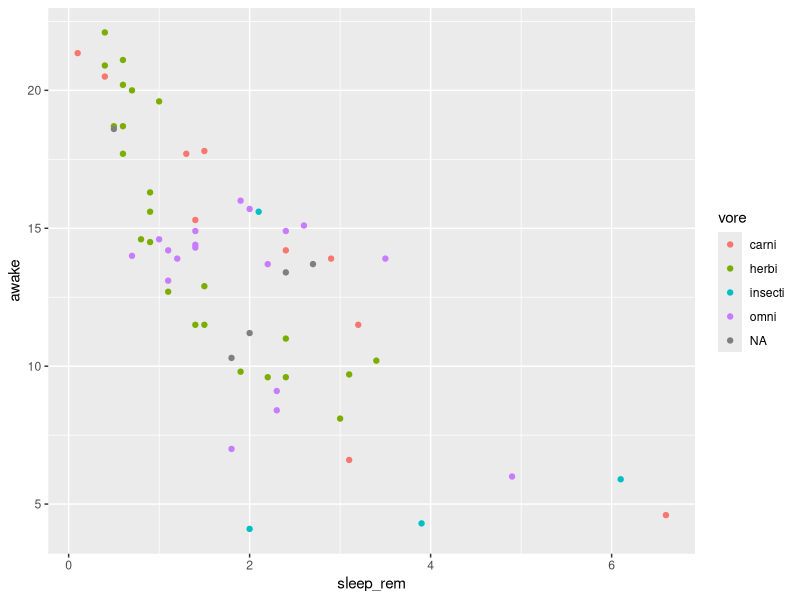
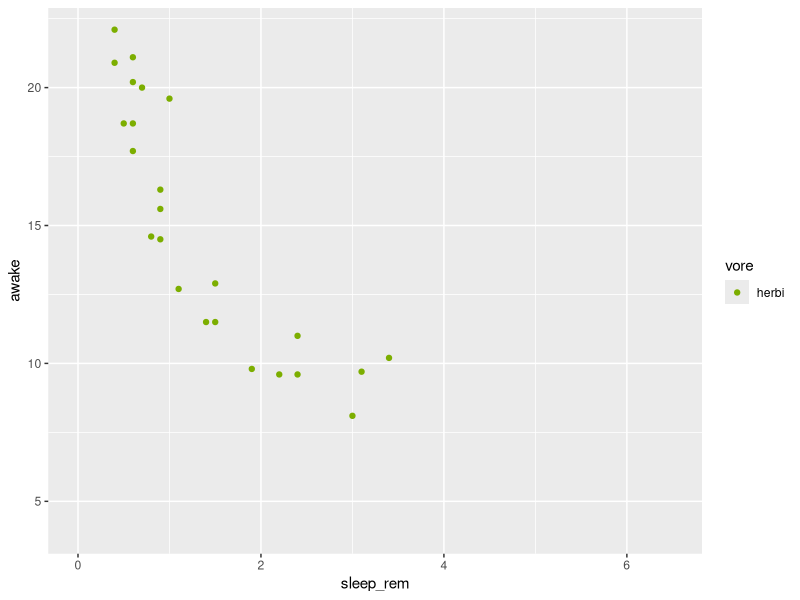
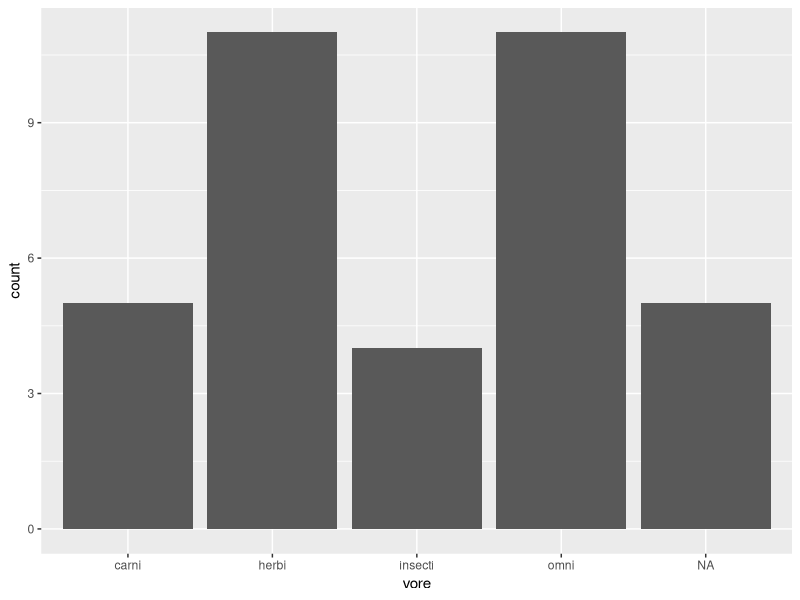
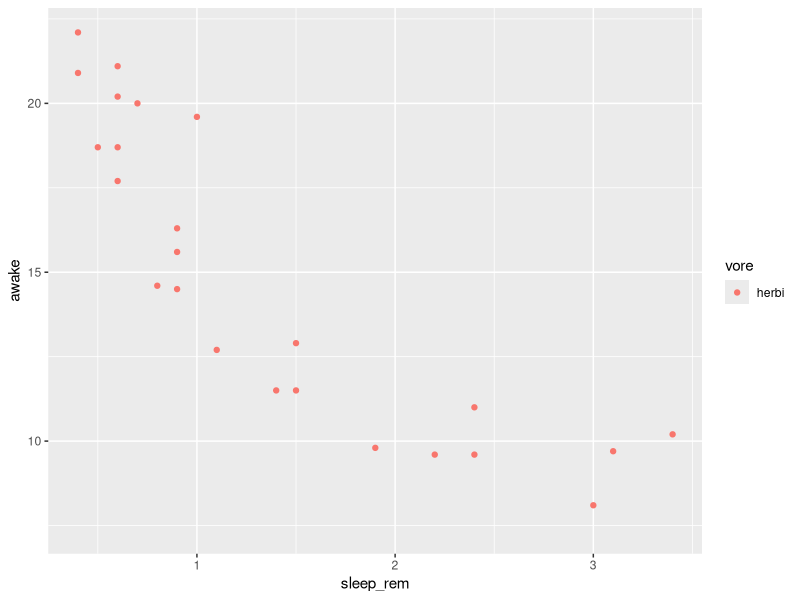
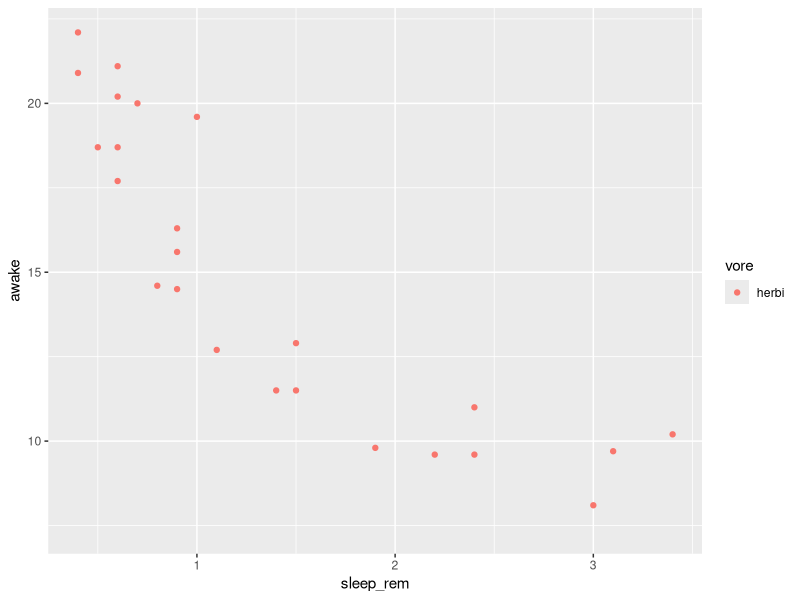
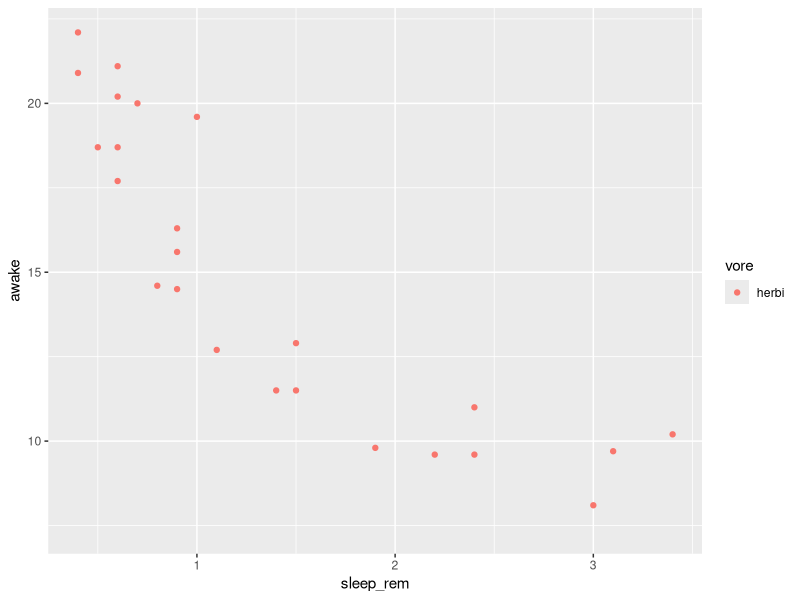

Write the R code that produced these figures, in order.
## ---- chunk 1
# Load packages
library(dplyr)
library(ggplot2)
## ---- chunk 2
# Only keep herbivores
filter(msleep, vore == "herbi")
# note that it's a double = sign!
## ---- chunk 3
msleep
## ---- chunk 4
msleep_herbi <- filter(msleep, vore == "herbi")
## ---- chunk 5
# Plotting all mammals
ggplot(msleep,
       aes(sleep_rem, awake, colour = vore)) + geom_point()

# Plotting only herbivores
ggplot(filter(msleep, vore == "herbi"),
       aes(sleep_rem, awake, colour = vore)) + geom_point() +
  # The line below will make the two graphs more comparable
  scale_colour_manual(values = "#7CAE00") + coord_cartesian(xlim = c(0, 6.5), ylim = c(4, 22)) 
## ---- chunk 6
filter(msleep, !is.na(sleep_cycle))
## ---- chunk 7
filter(msleep, vore == "herbi" & sleep_total > 15)
## ---- chunk 8
filter(msleep, conservation == "domesticated" & bodywt > 50)
## ---- chunk 9
ggplot(filter(msleep, brainwt < 50/1000), aes(vore)) + geom_bar()
## ---- chunk 10
select(msleep, name, order)
## ---- chunk 11
select(msleep, name, brainwt, bodywt)
## ---- chunk 12
msleep |> select(name, starts_with("sleep"))
## ---- chunk 13
# Code with the pipe
msleep |> filter(order == "Primates")

# Code without the pipe
filter(msleep, order == "Primates")
## ---- chunk 14
# Option 1: nested functions
ggplot(filter(msleep, vore == "herbi"), aes(sleep_rem, awake, colour = vore)) +
  geom_point()

# Option 2: intermediate assignment
msleep_herbi <- filter(msleep, vore == "herbi")
ggplot(msleep_herbi, aes(sleep_rem, awake, colour = vore)) +
  geom_point()

# Option 3: piping
msleep |> 
  filter(vore == "herbi") |> 
  ggplot(aes(sleep_rem, awake, colour = vore)) +
  geom_point()
## ---- chunk 15
# Code without a pipe
select(msleep, name)

# Code with a pipe

## ---- chunk 16
msleep |> filter(awake > 21)
## ---- chunk 17
msleep |>
  filter(is.na(conservation)) |> 
  select(name, ends_with("wt"))
## ---- chunk 18
msleep |>
  filter(vore == "insecti" & sleep_total >= 13) |>
  select(name, genus, order)
## ---- chunk 19
mean(c(2, 3, 6)) |> sqrt()

mean(c(2, 3, 6)) %>% sqrt()
## ---- chunk 20
msleep$vore
## ---- chunk 21
table(msleep$vore)
## ---- chunk 22
# Without a pipe (= base R)
table(msleep$conservation, msleep$vore)

# With the %$% pipe
library(magrittr)
msleep %$% table(conservation, vore)
## ---- chunk 23
# Base R
msleep["name"]

# dplyr equivalent
msleep |> select(name)
## ---- chunk 24
# Base R
msleep[c("name", "sleep_total")]

# dplyr
msleep |> select(name, sleep_total)
## ---- chunk 25
# Base R
msleep[msleep$bodywt > 50, ]

# dplyr
msleep |> filter(bodywt > 50)
